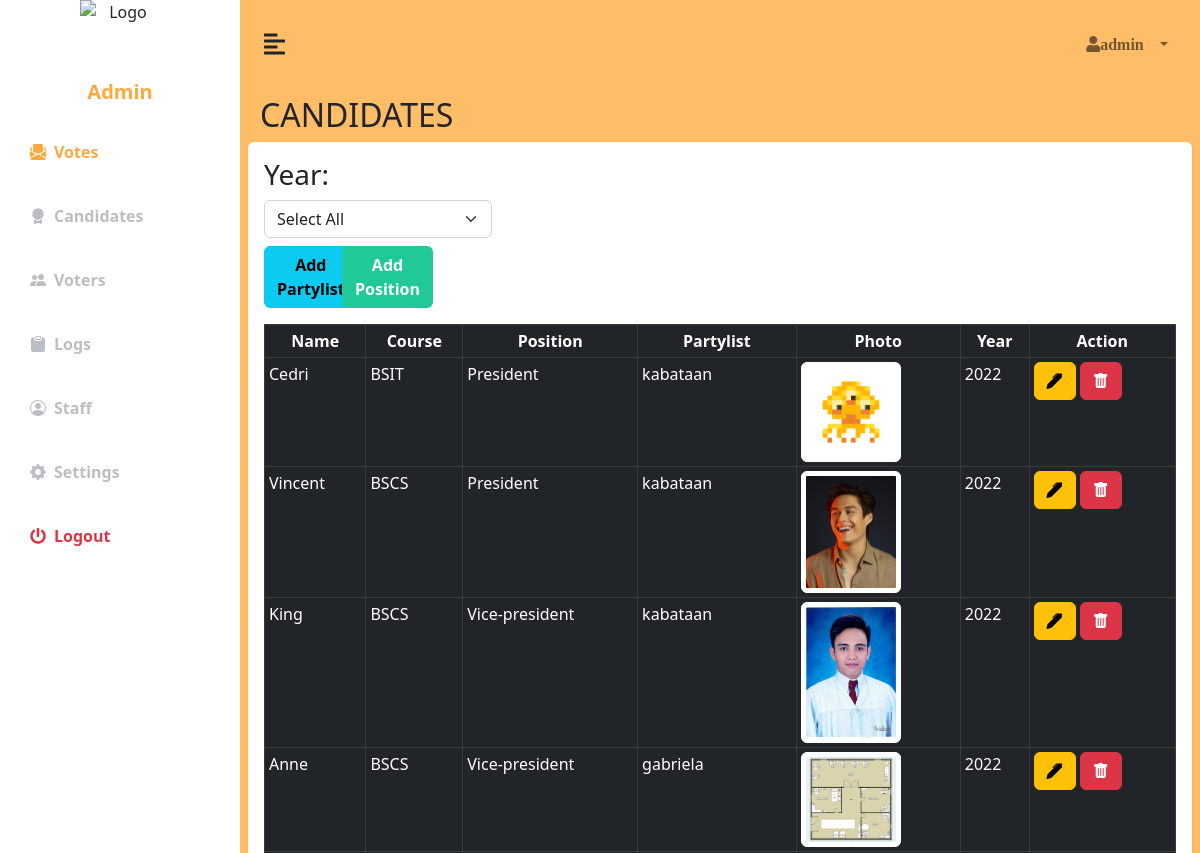
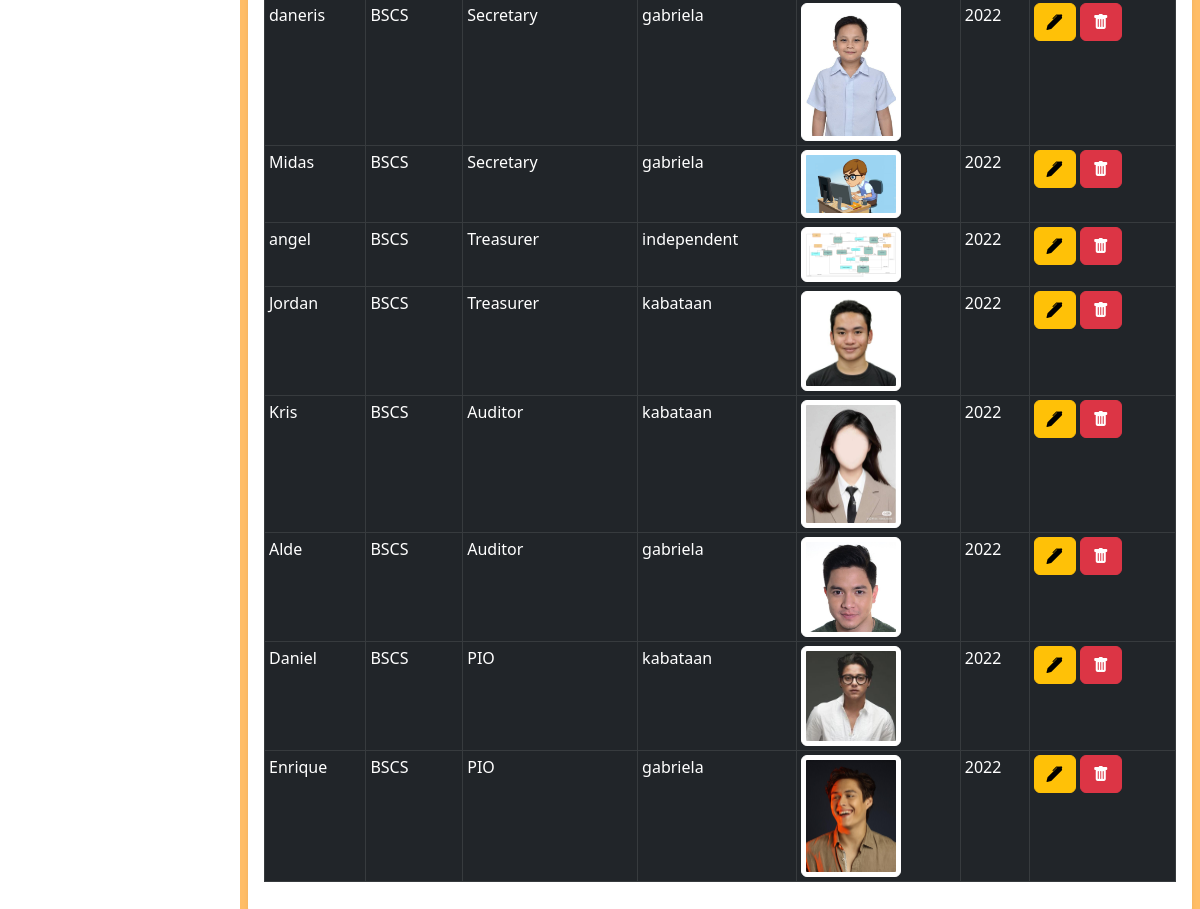
The page /candidates.php (signed in) on the database its author committed (2 pictures, top to bottom).
### tables this page shows
CREATE TABLE `vot_candidates` (
  `id` int(11) NOT NULL,
  `partylist_id` int(11) NOT NULL,
  `position_id` int(11) NOT NULL,
  `name` varchar(255) NOT NULL,
  `m_initial` varchar(255) NOT NULL,
  `lname` varchar(255) NOT NULL,
  `course_id` int(11) NOT NULL,
  `photo` varchar(255) NOT NULL,
  `cand_votes` int(11) NOT NULL,
  `year_id` int(11) NOT NULL
);

CREATE TABLE `vot_course` (
  `id` int(11) NOT NULL,
  `course_id` int(11) NOT NULL,
  `course_name` varchar(255) NOT NULL
);

CREATE TABLE `vot_position` (
  `id` int(11) NOT NULL,
  `position_id` int(11) NOT NULL,
  `pos_name` varchar(255) NOT NULL
);

CREATE TABLE `vot_party_list` (
  `id` int(11) NOT NULL,
  `partylist_id` int(11) NOT NULL,
  `party_name` varchar(255) NOT NULL
);

CREATE TABLE `vot_year` (
  `id` int(11) NOT NULL,
  `year` varchar(255) DEFAULT NULL
);

### candidates.php (the view, shortened to what this page needs)
<?php include('admin.php') ;
      include('config.php');
?>
<!DOCTYPE html>
<html lang="en">
<head>
    <link rel="stylesheet" href="https://cdn.jsdelivr.net/npm/bootstrap-icons@1.10.2/font/bootstrap-icons.css">
   <link href="https://nightly.datatables.net/css/jquery.dataTables.css" rel="stylesheet" type="text/css" />
</head>
<body>
    <div class="container">
        <div class="row p-2">
                    <h2>CANDIDATES</h2>
            <div class="p-3 bg-white shadow-sm w-100 rounded">
            <div class="row">
         <div class="col-md-12">
                    <h3>Year:</h3>
                     <select class="form-select w-25" id="year_can">
                            <option value="">Select All</option>
                     </select>
                     <div class="row mt-2">
                                    <div class="col-1">
                                    <button type="button" class="btn btn-info mb-2" style="font-weight: bold;" data-bs-toggle="modal" data-bs-target="#addparty">
                                    Add Partylist
                                    </button>
                                    </div>
                                    <div class="col-1">
                                    <button type="button" class="btn mb-2" style="background-color: #20c997; font-weight: bold; color:white;" data-bs-toggle="modal" data-bs-target="#addpos">
                                    Add Position
                                    </button>
                                    </div>
                                </div>
                   <?php
$populatetb = "SELECT vot_candidates.id, vot_candidates.name, vot_candidates.m_initial, vot_candidates.lname, vot_course.course_name, vot_candidates.course_id,vot_candidates.photo, vot_candidates.position_id, vot_position.pos_name, vot_party_list.party_name, vot_party_list.partylist_id, vot_year.year FROM vot_candidates, vot_position, vot_party_list, vot_course, vot_year WHERE (vot_candidates.position_id = vot_position.position_id) AND (vot_candidates.partylist_id = vot_party_list.partylist_id) AND (vot_course.course_id = vot_candidates.course_id) AND (vot_candidates.year_id = vot_year.id) ORDER BY vot_candidates.position_id ASC;";
$result = $conn ->query($populatetb);
                     if(mysqli_num_rows($result)>0){
                    ?>
                      <div class="table-responsive-lg mt-2">
                        <table class="table table-bordered table-sm table-dark" id="table_can" style="width:100%" >
                          <thead>
                            <tr align = "center">
                            <th>Name</th>
                                <th>Course</th>
                                <th>Position</th>
                                <th>Partylist</th>
                                <th>Photo</th>
                                <th>Year</th>
                                <th>Action</th>
                            </tr>
                          </thead>
                          <tbody>
                            <?php  while($row= mysqli_fetch_array($result)){ ?>
                              <tr id="row<?php echo $row['id'] ?>">
                              <td><?php echo $row['name']; ?></td>
                                                        <td><?php echo $row['course_name']; ?></td>
                                                        <td><?php echo $row['pos_name']; ?></td>
                                                        <td><?php echo $row['party_name']; ?></td>
                                                        <td><img src="webimg/<?php echo $row['photo']?>"  class="img-table-responsive img-thumbnail" style="border: solid 1px"  width="100" alt="..."></td>
                                                        <td><?php echo $row['year'] ?></td>
                                                        <td>
                                                            <button type="button" class="btn btn-warning bi bi-pen-fill" data-bs-toggle="modal" data-bs-target="<?php echo '#edit_btn'.$row['id'].str_replace(' ', '', $row['name']).str_replace(' ', '', $row['course_name'].$row['pos_name'].$row['position_id'].$row['party_name'].$row['partylist_id']) ?>"></button>
                                                            <button type="button" class="btn btn-danger bi bi-trash-fill" data-bs-toggle="modal" data-bs-target="<?php echo "#del_btn".$row['id'].str_replace(' ', '', $row['name'])?>"></button></td>
                              </tr>
                                              <div class="modal fade" id="<?php echo 'edit_btn'.$row['id'].str_replace(' ', '', $row['name']).str_replace(' ', '', $row['course_name'].$row['pos_name'].$row['position_id'].$row['party_name'].$row['partylist_id']) ?>" data-bs-backdrop="static" data-bs-keyboard="false" tabindex="-1" aria-labelledby="edit_btnLabel" aria-hidden="true">
                            <?php }}?>
                          </tbody>
                        </table>
            </div>
            </div>
</body>
</html>

### admin.php (shortened to what this page needs)
<?php
 $user_cat = $_SESSION['cat_name'];
?>
<!DOCTYPE html>
<html lang="en">
<head>
    <link rel="stylesheet" href="css/bootstrap.min.css" />
    <link rel="stylesheet" href="https://cdnjs.cloudflare.com/ajax/libs/font-awesome/5.14.0/css/all.min.css" />
    <link rel="stylesheet" href="css/style2.css" />
    <link rel="stylesheet" href="https://cdn.jsdelivr.net/npm/bootstrap-icons@1.9.1/font/bootstrap-icons.css">
</head>
<body>
<body>
    <div class="d-flex" id="wrapper">
        <div class="bg-white"  id="sidebar-wrapper">
        <div class="navbar-brand">
      <center><img src="img/img_ucc.png" alt="Logo" width="80" height="80" class="d-inline-block"><p class="primary-text fw-bold h5"><?php echo $user_cat ?></p></img></center>
         </div>
            <div class="list-group list-group-flush my-3">
                <a href="results.php" class="list-group-item list-group-item-action bg-transparent second-text active"><i
                        class="bi bi-envelope-paper-fill me-2"></i>Votes</a>
                <a href="candidates.php" class="list-group-item list-group-item-action bg-transparent second-text fw-bold"><i
                        class="bi bi-award-fill me-2"></i>Candidates</a>
                <a href="list_voters.php" class="list-group-item list-group-item-action bg-transparent second-text fw-bold"><i
                        class="bi bi-people-fill me-2"></i>Voters</a>
                <a href="logs.php" class="list-group-item list-group-item-action bg-transparent second-text fw-bold"><i
                        class="bi bi-clipboard-fill me-2"></i>Logs</a>
                        <?php if($user_cat == 'Admin'){ ?>
                <a href="staff.php" class="list-group-item list-group-item-action bg-transparent second-text fw-bold"><i
                        class="bi bi-person-circle me-2"></i>Staff</a>
                        <?php } ?>
                <a href="admin_setting.php" class="list-group-item list-group-item-action bg-transparent second-text fw-bold"><i
                        class="bi bi-gear-fill me-2"></i>Settings</a>
                <a href="logout.php" class="list-group-item list-group-item-action bg-transparent text-danger fw-bold"><i
                        class="fas fa-power-off me-2"></i>Logout</a>
            </div>
        </div>
        <div id="page-content-wrapper">
            <nav class="navbar navbar-expand-lg navbar-light bg-transparent py-4 px-4">
                <div class="d-flex align-items-center">
                    <i class="fas fa-align-left fs-4 me-3" id="menu-toggle"></i>
                </div>
                <div class="collapse navbar-collapse" id="navbarSupportedContent">
                    <ul class="navbar-nav ms-auto mb-2 mb-lg-0">
                        <li class="nav-item dropdown">
                            <a class="nav-link dropdown-toggle  fw-bold" href="#" id="navbarDropdown"
                                role="button" data-bs-toggle="dropdown" aria-expanded="false">
                                <i class="fas fa-user me-2"><?php echo  $_SESSION['username']; ?></i>
                            </a>
                        </li>
                    </ul>
                </div>
            </nav>
</body>
</html>

### css/style2.css (style rules this page uses)
:root { --main-bg-color: #E96422; --main-text-color: #FDA93D; --second-text-color: #bbbec5; --second-bg-color: #c1efde; }
.primary-text { color: var(--main-text-color); }
.second-text { color: var(--second-text-color); }
#wrapper { overflow-x: hidden; background-color: #ffbd67; }
#sidebar-wrapper { min-height: 100vh; margin-left: -15rem; -webkit-transition: margin 0.25s ease-out; -moz-transition: margin 0.25s ease-out; -o-transition: margin 0.25s ease-out; transition: margin 0.25s ease-out; }
#sidebar-wrapper .list-group { width: 15rem; }
#page-content-wrapper { min-width: 100vw; }
#menu-toggle { cursor: pointer; }
.list-group-item { border: none; padding: 20px 30px; }
.list-group-item.active { background-color: transparent; color: var(--main-text-color); font-weight: bold; border: none; }
@media (min-width: 768px) { #sidebar-wrapper { margin-left: 0; } }
@media (min-width: 768px) { #page-content-wrapper { min-width: 0; width: 100%; } }

### rows shown on the page
vot_candidates: name "Cedri", vot_course.course_name "BSIT", vot_position.pos_name "President", vot_party_list.party_name "kabataan", photo (picture), vot_year.year "2022"
vot_candidates: name "Vincent", vot_course.course_name "BSCS", vot_position.pos_name "President", vot_party_list.party_name "kabataan", photo (picture), vot_year.year "2022"
vot_candidates: name "King", vot_course.course_name "BSCS", vot_position.pos_name "Vice-president", vot_party_list.party_name "kabataan", photo (picture), vot_year.year "2022"
vot_candidates: name "Anne", vot_course.course_name "BSCS", vot_position.pos_name "Vice-president", vot_party_list.party_name "gabriela", photo (picture), vot_year.year "2022"
vot_candidates: name "daneris", vot_course.course_name "BSCS", vot_position.pos_name "Secretary", vot_party_list.party_name "gabriela", photo (picture), vot_year.year "2022"
vot_candidates: name "Midas", vot_course.course_name "BSCS", vot_position.pos_name "Secretary", vot_party_list.party_name "gabriela", photo (picture), vot_year.year "2022"
vot_candidates: name "angel", vot_course.course_name "BSCS", vot_position.pos_name "Treasurer", vot_party_list.party_name "independent", photo (picture), vot_year.year "2022"
vot_candidates: name "Jordan", vot_course.course_name "BSCS", vot_position.pos_name "Treasurer", vot_party_list.party_name "kabataan", photo (picture), vot_year.year "2022"
vot_candidates: name "Kris", vot_course.course_name "BSCS", vot_position.pos_name "Auditor", vot_party_list.party_name "kabataan", photo (picture), vot_year.year "2022"
vot_candidates: name "Alde", vot_course.course_name "BSCS", vot_position.pos_name "Auditor", vot_party_list.party_name "gabriela", photo (picture), vot_year.year "2022"
vot_candidates: name "Daniel", vot_course.course_name "BSCS", vot_position.pos_name "PIO", vot_party_list.party_name "kabataan", photo (picture), vot_year.year "2022"
vot_candidates: name "Enrique", vot_course.course_name "BSCS", vot_position.pos_name "PIO", vot_party_list.party_name "gabriela", photo (picture), vot_year.year "2022"

### other values the page prints
$user_cat "Admin"
$_SESSION['username'] "admin"
